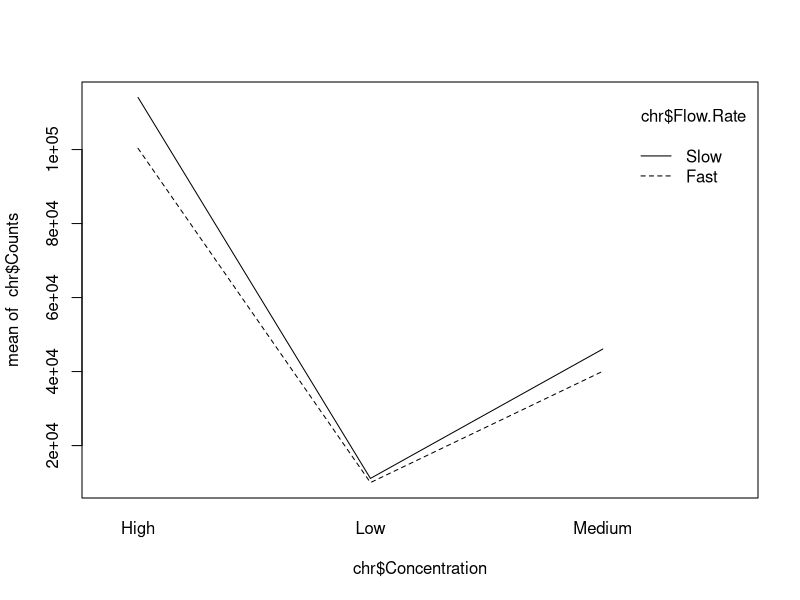
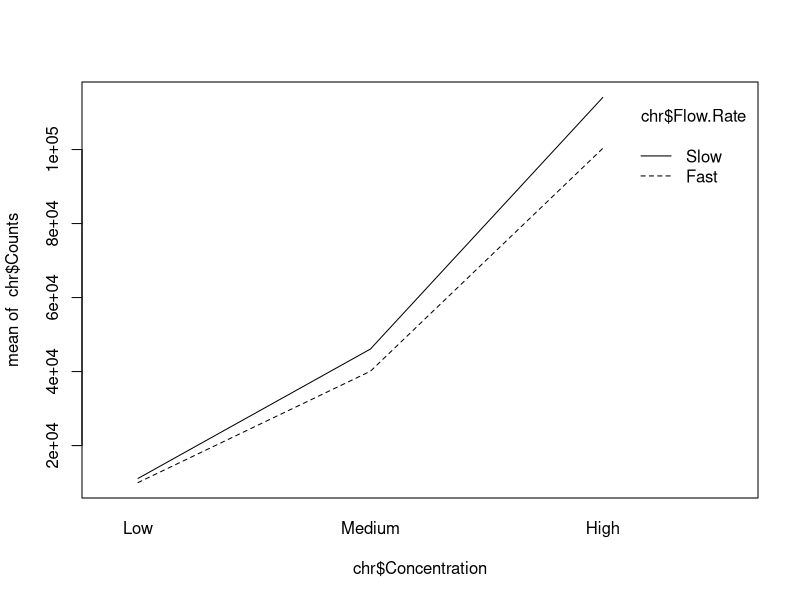
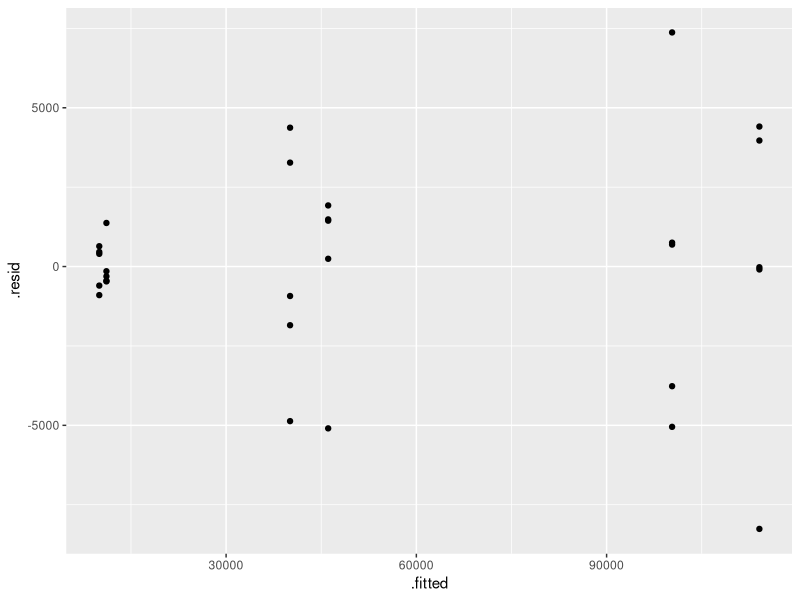
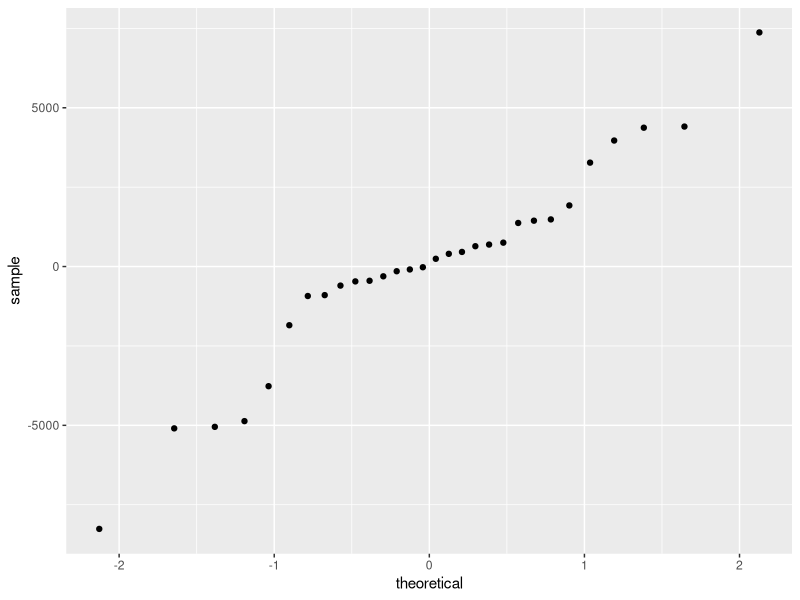

R code for these plots, in order:
library(tidyverse)

# Things are similar to what was in the analysis_of_variance.R document. We also
# need interaction plots and ways to specify additive vs. general model.

# Let's use the Chromatography dataset from question 26.16

chr <- read.csv("Chapter_26/Chromatography.csv")


# There is a built-in interaction plot function
interaction.plot(chr$Concentration, chr$Flow.Rate, chr$Counts)

# Would be nice to put the Concentration levels in a nicer order. You can do
# this simply by specifying the levels in the order you want:
 
chr$Concentration <- factor(chr$Concentration, 
                            levels = c("Low", "Medium", "High"))

# Better plot:
interaction.plot(chr$Concentration, chr$Flow.Rate, chr$Counts)

# a table of numerical summaries is nice
chr %>% 
  group_by(Concentration, Flow.Rate) %>% 
  summarize(means=mean(Counts), sds=sd(Counts), n=n())


# Now, fit the two-way ANOVA model. You use the "formula" notation with the y
# variable on the left, and the input variables on the right.

# In this example I explicitly ask for the main effects and the interaction
# term, which is entered as the variable names with ':' in between:

chr %>% aov(Counts ~ Concentration + Flow.Rate + Concentration:Flow.Rate, 
            data=.) %>% summary()

## There's a more efficient way, which is just put the main effects with a '*' 
## in between. That does the interaction with all main effects too. This time
## I'll save the result and print it on a separate line.

chr_fit <- chr %>% aov(Counts ~ Concentration * Flow.Rate, 
            data=.)
summary(chr_fit)

## Assumptions

## Levene's test OK for these data.

library(car)
chr %>% leveneTest(Counts ~ Concentration * Flow.Rate, data=.)

## Or a plot of residuals versus fitted values can be used. But this plot looks
## worse than what Levene's test suggested.
library(broom)
augment(chr_fit) %>%
  ggplot(aes(x=.fitted, y=.resid)) + geom_point()

## Normal quantile plot
augment(chr_fit) %>%
  ggplot(aes(sample=.resid)) + geom_qq()
